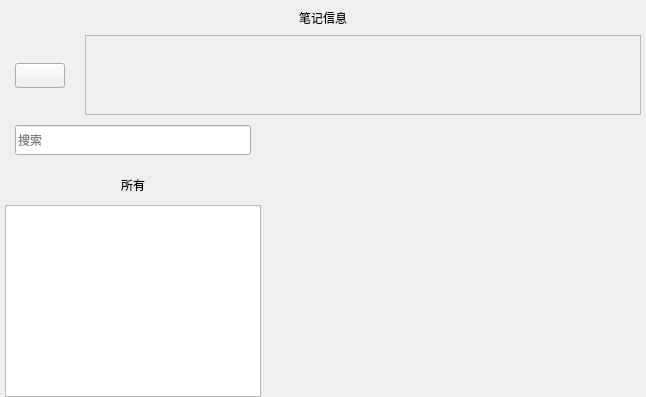
                 <widget class="QWidget" name="noteInfor">
                  <layout class="QVBoxLayout" name="verticalLayout_15">
                   <property name="spacing">
                    <number>0</number>
                   </property>
                   <property name="leftMargin">
                    <number>5</number>
                   </property>
                   <property name="topMargin">
                    <number>0</number>
                   </property>
                   <property name="rightMargin">
                    <number>5</number>
                   </property>
                   <property name="bottomMargin">
                    <number>0</number>
                   </property>
                   <item>
                    <widget class="QWidget" name="widget_2" native="true">
                     <layout class="QVBoxLayout" name="verticalLayout_16">
                      <property name="spacing">
                       <number>0</number>
                      </property>
                      <property name="leftMargin">
                       <number>0</number>
                      </property>
                      <property name="topMargin">
                       <number>0</number>
                      </property>
                      <property name="rightMargin">
                       <number>0</number>
                      </property>
                      <property name="bottomMargin">
                       <number>0</number>
                      </property>
                      <item>
                       <widget class="QLabel" name="label_note_title">
                        <property name="minimumSize">
                         <size>
                          <width>0</width>
                          <height>35</height>
                         </size>
                        </property>
                        <property name="maximumSize">
                         <size>
                          <width>16777215</width>
                          <height>35</height>
                         </size>
                        </property>
                        <property name="text">
                         <string>笔记信息</string>
                        </property>
                        <property name="scaledContents">
                         <bool>true</bool>
                        </property>
                        <property name="alignment">
                         <set>Qt::AlignCenter</set>
                        </property>
                       </widget>
                      </item>
                      <item>
                       <widget class="QWidget" name="widget_4" native="true">
                        <property name="minimumSize">
                         <size>
                          <width>0</width>
                          <height>80</height>
                         </size>
                        </property>
                        <property name="maximumSize">
                         <size>
                          <width>16777215</width>
                          <height>80</height>
                         </size>
                        </property>
                        <layout class="QHBoxLayout" name="horizontalLayout_9">
                         <property name="spacing">
                          <number>20</number>
                         </property>
                         <property name="leftMargin">
                          <number>10</number>
                         </property>
                         <property name="topMargin">
                          <number>0</number>
                         </property>
                         <property name="rightMargin">
                          <number>0</number>
                         </property>
                         <property name="bottomMargin">
                          <number>0</number>
                         </property>
                         <item>
                          <widget class="QPushButton" name="pbtn_addNote">
                           <property name="minimumSize">
                            <size>
                             <width>50</width>
                             <height>25</height>
                            </size>
                           </property>
                           <property name="maximumSize">
                            <size>
                             <width>30</width>
                             <height>23</height>
                            </size>
                           </property>
                           <property name="toolTip">
                            <string>添加记事本</string>
                           </property>
                           <property name="text">
                            <string/>
                           </property>
                           <property name="flat">
                            <bool>false</bool>
                           </property>
                          </widget>
                         </item>
                         <item>
                          <widget class="QScrollArea" name="scrollArea">
                           <property name="verticalScrollBarPolicy">
                            <enum>Qt::ScrollBarAlwaysOff</enum>
                           </property>
                           <property name="widgetResizable">
                            <bool>true</bool>
                           </property>
                           <widget class="QWidget" name="notegroup">
                            <property name="geometry">
                             <rect>
                              <x>0</x>
                              <y>0</y>
                              <width>564</width>
                              <height>80</height>
                             </rect>
                            </property>
                            <layout class="QHBoxLayout" name="notegroupLayout">
                             <property name="spacing">
                              <number>10</number>
                             </property>
                             <property name="leftMargin">
                              <number>20</number>
                             </property>
                             <property name="topMargin">
                              <number>5</number>
                             </property>
                             <property name="bottomMargin">
                              <number>5</number>
                             </property>
                            </layout>
                           </widget>
                          </widget>
                         </item>
                        </layout>
                       </widget>
                      </item>
                      <item>
                       <widget class="QWidget" name="widget_5" native="true">
                        <layout class="QHBoxLayout" name="horizontalLayout">
                         <property name="spacing">
                          <number>0</number>
                         </property>
                         <property name="leftMargin">
                          <number>0</number>
                         </property>
                         <property name="topMargin">
                          <number>0</number>
                         </property>
                         <property name="rightMargin">
                          <number>0</number>
                         </property>
                         <property name="bottomMargin">
                          <number>0</number>
                         </property>
                         <item>
                          <widget class="QWidget" name="widget_19" native="true">
                           <layout class="QVBoxLayout" name="verticalLayout_14">
                            <property name="spacing">
                             <number>0</number>
                            </property>
                            <property name="leftMargin">
                             <number>0</number>
                            </property>
                            <property name="topMargin">
                             <number>0</number>
                            </property>
                            <property name="rightMargin">
                             <number>0</number>
                            </property>
                            <property name="bottomMargin">
                             <number>0</number>
                            </property>
                            <item>
                             <widget class="QWidget" name="widget_20" native="true">
                              <layout class="QVBoxLayout" name="verticalLayout_13">
                               <property name="spacing">
                                <number>0</number>
                               </property>
                               <property name="leftMargin">
                                <number>0</number>
                               </property>
                               <property name="topMargin">
                                <number>0</number>
                               </property>
                               <property name="rightMargin">
                                <number>0</number>
                               </property>
                               <property name="bottomMargin">
                                <number>0</number>
                               </property>
                               <item>
                                <widget class="QWidget" name="widget_21" native="true">
                                 <layout class="QVBoxLayout" name="verticalLayout_12">
                                  <property name="spacing">
                                   <number>0</number>
                                  </property>
                                  <property name="leftMargin">
                                   <number>10</number>
                                  </property>
                                  <property name="topMargin">
                                   <number>10</number>
                                  </property>
                                  <property name="rightMargin">
                                   <number>10</number>
                                  </property>
                                  <property name="bottomMargin">
                                   <number>10</number>
                                  </property>
                                  <item>
                                   <widget class="QLineEdit" name="lineEdit_2">
                                    <property name="minimumSize">
                                     <size>
                                      <width>0</width>
                                      <height>30</height>
                                     </size>
                                    </property>
                                    <property name="maximumSize">
                                     <size>
                                      <width>16777215</width>
                                      <height>30</height>
                                     </size>
                                    </property>
                                    <property name="placeholderText">
                                     <string>搜索</string>
                                    </property>
                                   </widget>
                                  </item>
                                 </layout>
                                </widget>
                               </item>
                               <item>
                                <widget class="QWidget" name="widget_22" native="true">
                                 <property name="minimumSize">
                                  <size>
                                   <width>0</width>
                                   <height>40</height>
                                  </size>
                                 </property>
                                 <property name="maximumSize">
                                  <size>
                                   <width>16777215</width>
                                   <height>40</height>
                                  </size>
                                 </property>
                                 <layout class="QVBoxLayout" name="verticalLayout_11">
                                  <item>
                                   <widget class="QLabel" name="label_title">
                                    <property name="text">
                                     <string>所有</string>
                                    </property>
                                    <property name="alignment">
                                     <set>Qt::AlignCenter</set>
                                    </property>
                                   </widget>
                                  </item>
                                 </layout>
                                </widget>
                               </item>
                              </layout>
                             </widget>
                            </item>
                            <item>
                             <widget class="QListWidget" name="listWidget"/>
                            </item>
                           </layout>
                          </widget>
                         </item>
                         <item>
                          <widget class="QWidget" name="widget_23" native="true">
                           <layout class="QVBoxLayout" name="verticalLayout_10">
                            <property name="leftMargin">
                             <number>0</number>
                            </property>
                            <property name="topMargin">
                             <number>0</number>
                            </property>
                            <property name="rightMargin">
                             <number>0</number>
                            </property>
                            <property name="bottomMargin">
                             <number>0</number>
                            </property>
                            <item>
                             <widget class="QLabel" name="label_7">
                              <property name="text">
                               <string/>
                              </property>
                              <property name="pixmap">
                               <pixmap resource="localman.qrc">:/Images/icon/commen/empty.png</pixmap>
                              </property>
                             </widget>
                            </item>
                            <item>
                             <widget class="QWidget" name="widget_10" native="true">
                              <property name="minimumSize">
                               <size>
                                <width>0</width>
                                <height>40</height>
                               </size>
                              </property>
                              <property name="maximumSize">
                               <size>
                                <width>16777215</width>
                                <height>40</height>
                               </size>
                              </property>
                              <layout class="QHBoxLayout" name="horizontalLayout_8">
                               <property name="spacing">
                                <number>0</number>
                               </property>
                               <property name="leftMargin">
                                <number>5</number>
                               </property>
                               <property name="topMargin">
                                <number>0</number>
                               </property>
                               <property name="rightMargin">
                                <number>0</number>
                               </property>
                               <property name="bottomMargin">
                                <number>0</number>
                               </property>
                               <item>
                                <widget class="QPushButton" name="pbtn_addSubNote">
                                 <property name="minimumSize">
                                  <size>
                                   <width>30</width>
                                   <height>23</height>
                                  </size>
                                 </property>
                                 <property name="maximumSize">
                                  <size>
                                   <width>30</width>
                                   <height>23</height>
                                  </size>
                                 </property>
                                 <property name="text">
                                  <string/>
                                 </property>
                                 <property name="flat">
                                  <bool>true</bool>
                                 </property>
                                </widget>
                               </item>
                               <item>
                                <spacer name="horizontalSpacer_2">
                                 <property name="orientation">
                                  <enum>Qt::Horizontal</enum>
                                 </property>
                                 <property name="sizeHint" stdset="0">
                                  <size>
                                   <width>345</width>
                                   <height>20</height>
                                  </size>
                                 </property>
                                </spacer>
                               </item>
                              </layout>
                             </widget>
                            </item>
                           </layout>
                          </widget>
                         </item>
                        </layout>
                       </widget>
                      </item>
                     </layout>
                    </widget>
                   </item>
                  </layout>
                 </widget>
